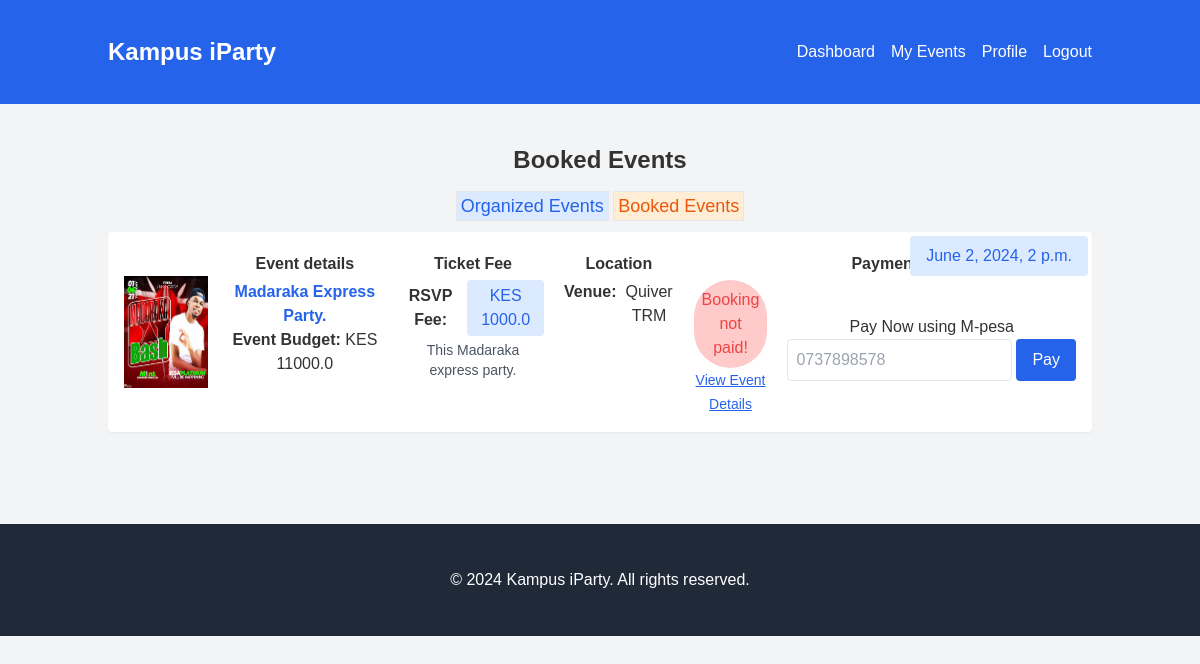
Page /bookings/my-bookings/ (signed in) on the committed database.
### bookings/models.py (models this page shows, shortened)
class Booking(models.Model):
    event = models.ForeignKey('events.Event', on_delete=models.CASCADE)
    user = models.ForeignKey('users.CustomUser', on_delete=models.CASCADE)
    is_paid = models.BooleanField(default=False)
    created_at = models.DateTimeField(default=now)

### events/models.py (models this page shows, shortened)
class Event(models.Model):
    title = models.CharField(max_length=100)
    description = models.TextField()
    date = models.DateTimeField()
    location = models.CharField(max_length=100)
    campus = models.ForeignKey('campus.Campus', on_delete=models.CASCADE)
    attendees = models.ManyToManyField('users.CustomUser', blank=True, related_name='event_attendees')
    created_by = models.ForeignKey('users.CustomUser', on_delete=models.CASCADE, related_name='event_creator')
    created_at = models.DateTimeField(auto_now_add=True)
    updated_at = models.DateTimeField(auto_now=True)
    poster = models.ImageField(upload_to='event_posters/', blank=True)
    slots = models.IntegerField(default=1)
    budget_amount = models.FloatField(default=0.0)
    charges = models.FloatField(default=0.0, editable=False)
    total_budget_amount = models.FloatField(default=0.0)

### bookings/views.py (the view)
# urls.py: path('my-bookings/', views.booking_list, name='user_bookings'),
@login_required(login_url='/users/login')
def booking_list(request):
    user = request.user
    bookings = Booking.objects.filter(user=user.id).annotate(event_created_at=F('created_at')
    ).order_by('-created_at')
    context = {'bookings': bookings}
    return render(request, 'user_bookings.html', context)

### templates/user_bookings.html (shortened to what this page needs)
{% extends 'base.html' %}
{% block content %}
<section>
  <h3 class="text-2xl font-bold mb-4">Booked Events</h3>
  <div>
    <a href="{% url 'events:user_events' %}" class="bg-blue-100 p-1 text-blue-600 text-lg border">Organized Events</a>
    <a href="{% url 'bookings:user_bookings' %}" class="bg-orange-100 p-1 text-orange-600 text-lg border">Booked Events</a>
  </div>
  <section class="w-full my-3 flex flex-col gap-3">
    {% for booking in bookings %}
      <div class="w-full bg-white rounded shadow-sm p-4 flex gap-5 relative">
        <h3 class="bg-blue-100 text-blue-600 rounded px-4 py-2 absolute top-1 right-1">{{booking.event.date}}</h3>
        <div class="flex gap-3 items-center">
          <img src="{{booking.event.poster.url}}" alt="{{booking.event.title}}" class="h-28">
        </div>
        <div>
             <h2 class="font-semibold py-1">Event details</h2>
              <h1 class="font-semibold text-blue-600">{{booking.event.title}}</h1>
              <h4><strong>Event Budget: </strong>KES {{booking.event.total_budget_amount}}</h4>
          </div>
          <div class="">
             <h2 class="font-semibold py-1">Ticket Fee</h2>
              <div class="flex gap-2 items-center">
                <h6 class="font-semibold">RSVP Fee: </h6>
                <h6 class="bg-blue-100 text-blue-600 rounded px-2 py-1">KES {{booking.event.charges}}</h6>
              </div>
              <p class="text-sm text-gray-600 py-1">{{booking.event.description}}</p>
          </div>
         <div class="">
             <h2 class="font-semibold py-1">Location</h2>
              <div class="flex gap-2">
                <h6 class="font-semibold">Venue: </h6>
                <h6>{{booking.event.location}}</h6>
              </div>
          </div>
           <div class="">
             <h2 class="font-semibold py-1">Payment</h2>
              {% if booking.is_paid %}
                <h6 class="bg-green-200 text-green-600 rounded px-4 py-2">Paid</h6>
              {% else %}
                <div class="flex items-center gap-5">
                  <div>
                    <p class="text-red-500 bg-red-200 rounded-full p-2">Booking not paid!</p>
                <a href="{% url 'events:event_details' pk=booking.event.id %}" class="underline text-sm text-blue-600">View Event Details</a>
                  </div>
                <form method="post" action="{% url 'transactions:send_stk_push' booking_id=booking.id %}">
                  <h6>Pay Now using M-pesa</h6>
                  <div class="flex gap-1 ">
                    <input type="text" placeholder="0737898578" id="phone" class="p-2 border focus:outline-blue-600 rounded text-gray-600" name="phone_no" required>
                    <button type="submit" class="bg-blue-600 text-white rounded px-4 py-2 w-full hover:bg-gray-900">Pay</button>
                  </div>
                </form>
                </div>
              {% endif %}
          </div>
      </div>
    {% endfor %}
  </section>
</section>
{% endblock %}

### static/css/style.css (style rules this page uses)
body { margin: 0; font-family: sans-serif; background-color: lightgrey; color: #333; text-align: center; }

### rows in the picture
Booking: event "June 2, 2024, 2 p.m.", event.poster (picture), event "Madaraka Express Party.", event.total_budget_amount "11000.0", event.charges "1000.0", event.description "This Madaraka express party.", event.location "Quiver TRM"
